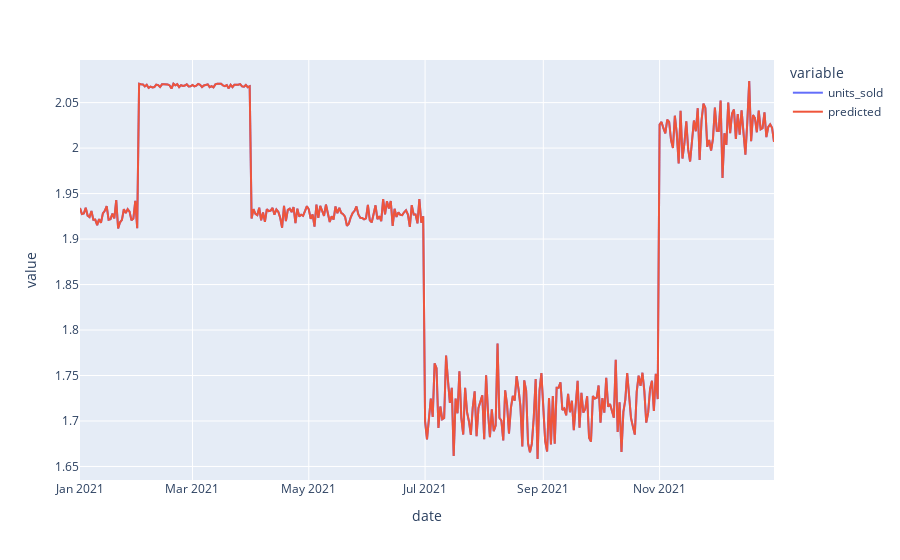

Source (notebook cell):
### Code cell
plot_predictions(model2, df_sales)

### Figure 1 — Plotly figure (JSON) as saved in the notebook; plotly's stock layout.template omitted (floating-point values rounded to 4 significant figures; data arrays with more than 128 entries replaced by an {"elided": "..."} marker saying what was removed)
{"data": [{"hovertemplate": "variable=units_sold<br>date=%{x}<br>value=%{y}<extra></extra>", "legendgroup": "units_sold", "line": {"color": "#636efa", "dash": "solid"}, "marker": {"symbol": "circle"}, "mode": "lines", "name": "units_sold", "orientation": "v", "showlegend": true, "type": "scatter", "x": {"elided": "365 str values"}, "xaxis": "x", "y": {"elided": "365 float values"}, "yaxis": "y"}, {"hovertemplate": "variable=predicted<br>date=%{x}<br>value=%{y}<extra></extra>", "legendgroup": "predicted", "line": {"color": "#EF553B", "dash": "solid"}, "marker": {"symbol": "circle"}, "mode": "lines", "name": "predicted", "orientation": "v", "showlegend": true, "type": "scatter", "x": {"elided": "365 str values"}, "xaxis": "x", "y": {"elided": "365 float values"}, "yaxis": "y"}], "layout": {"legend": {"title": {"text": "variable"}, "tracegroupgap": 0}, "margin": {"t": 60}, "xaxis": {"anchor": "y", "domain": [0, 1], "title": {"text": "date"}}, "yaxis": {"anchor": "x", "domain": [0, 1], "title": {"text": "value"}}}}
